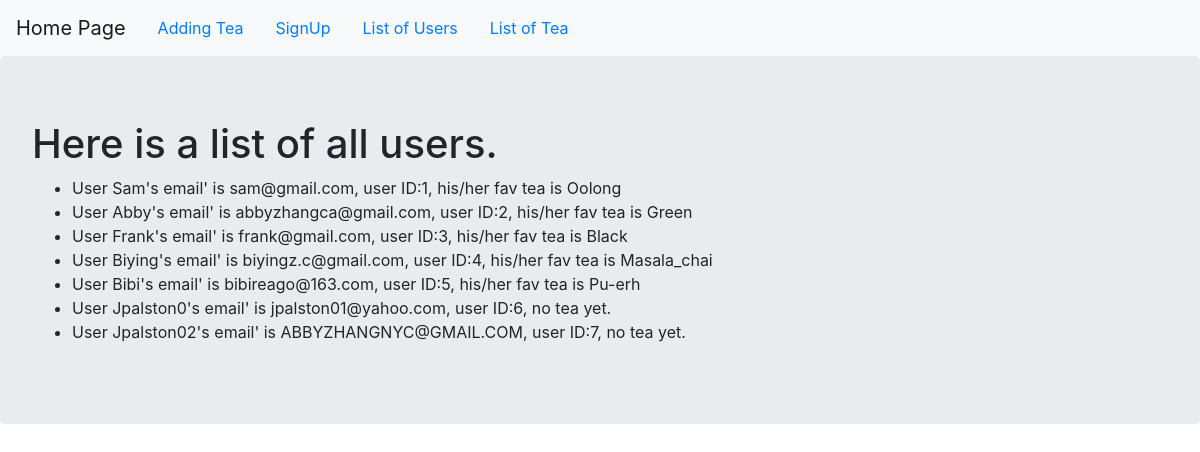
Screenshot of /userslist with the database file from the repository.
### basic.py (models this page shows, shortened)
class User(db.Model):
    __tablename__ = 'User'
    id = db.Column(db.Integer,primary_key=True)
    username = db.Column(db.Text)
    email = db.Column(db.Text)
    tea = db.relationship('Tea',backref='user',uselist=False)
    def __repr__(self):
        if self.tea:
            return f"User {self.username}'s email' is {self.email}, user ID:{self.id}, his/her fav tea is {self.tea.tea_choice}"
        else:
            return f"User {self.username}'s email' is {self.email}, user ID:{self.id}, no tea yet."

class Tea(db.Model):
    __tablename__ = 'Tea'
    id = db.Column(db.Integer,primary_key=True)
    temperature = db.Column(db.Text)
    tea_choice = db.Column(db.Text)
    user_id = db.Column(db.Integer,db.ForeignKey('User.id'))

### basic.py (the view)
@app.route('/userslist')
def list_user():
    users = User.query.all()
    return render_template('userslist.html', users=users)

### templates/userslist.html
{% extends "header.html" %}
{% block content %}
<div class="jumbotron">
  <h1>Here is a list of all users.</h1>
  <ul>
    {% for user in users  %}
    <li>{{user}}</li>
    {% endfor %}
  </ul>
</div>
{% endblock %}

### templates/header.html (shortened to what this page needs)
<!DOCTYPE html>
<html>
  <head>
    <link rel="stylesheet" href="https://maxcdn.bootstrapcdn.com/bootstrap/4.0.0/css/bootstrap.min.css">
  </head>
  <body>
    <nav class="navbar navbar-expand-lg navbar-light bg-light">
      <a class="navbar-brand" href="{{ url_for('index')}}">Home Page</a>
      <a class="nav-item nav-link" href="{{ url_for('add_tea') }}">Adding Tea</a>
      <a class="nav-item nav-link" href="{{ url_for('signup_form') }}">SignUp</a>
      <a class="nav-item nav-link" href="{{ url_for('list_user') }}">List of Users</a>
      <a class="nav-item nav-link" href="{{ url_for('list_tea') }}">List of Tea</a>
    </nav>
    {% block content %}
    {% endblock %}
  </body>
</html>

### rows the page displays
User: username+email+id "User Sam's email' is sam@gmail.com, user ID:1, his/her fav tea is Oolong"
User: username+email+id "User Abby's email' is abbyzhangca@gmail.com, user ID:2, his/her fav tea is Green"
User: username+email+id "User Frank's email' is frank@gmail.com, user ID:3, his/her fav tea is Black"
User: username+email+id "User Biying's email' is biyingz.c@gmail.com, user ID:4, his/her fav tea is Masala_chai"
User: username+email+id "User Bibi's email' is bibireago@163.com, user ID:5, his/her fav tea is Pu-erh"
User: username+email+id "User Jpalston0's email' is jpalston01@yahoo.com, user ID:6, no tea yet."
User: username+email+id "User Jpalston02's email' is ABBYZHANGNYC@GMAIL.COM, user ID:7, no tea yet."
